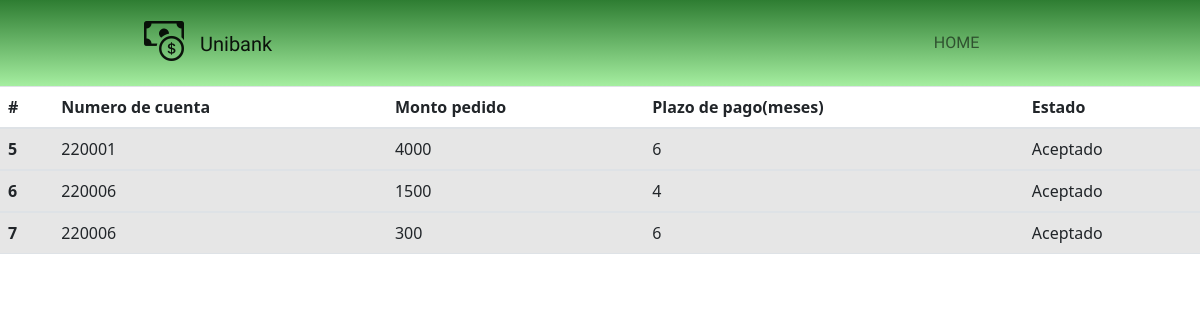
Page /estatusPedido/estatusPedido.php on the earlier database version.
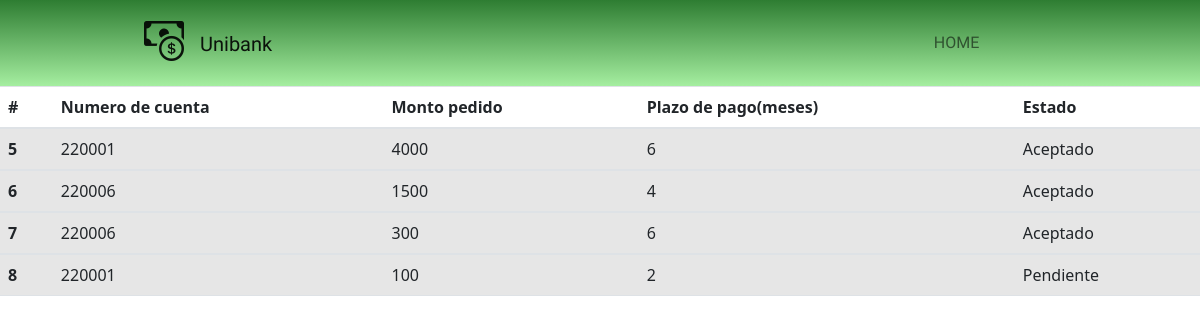
Same page on the later database version.
### tables this page shows
CREATE TABLE `prestamos` (
  `id` int NOT NULL AUTO_INCREMENT,
  `NoCli` int NOT NULL,
  `dinero` int NOT NULL,
  `meses` int NOT NULL,
  `status` varchar(50) NOT NULL,
  PRIMARY KEY (`id`)
);

### estatusPedido/estatusPedido.php (the view, shortened to what this page needs)
<?php
require '../vistas/headerEjecutivo.php';
$conexion=mysqli_connect('localhost','root','','unibank');
?>
<!DOCTYPE html>
 <html>
 <head>
<link href="https://cdn.jsdelivr.net/npm/bootstrap@5.2.1/dist/css/bootstrap.min.css" rel="stylesheet">
 </head>
<body>
  <table class="table table-striped table-hover">
  <thead>
    <tr>
      <th scope="col">#</th>
      <th scope="col">Numero de cuenta</th>
      <th scope="col">Monto pedido</th>
      <th scope="col">Plazo de pago(meses)</th>
      <th scope="col">Estado</th>
    </tr>
  </thead>
  <?php
  $sql="SELECT * FROM prestamos";
  $result=mysqli_query($conexion,$sql);
  while($mostrar=mysqli_fetch_array($result)){
  ?>
  <tbody>
    <tr>
      <th scope="row"><?php echo $mostrar['id'] ?></th>
      <td><?php echo $mostrar['NoCli'] ?></td>
      <td><?php echo $mostrar['dinero'] ?></td>
      <td><?php echo $mostrar['meses'] ?></td>
      <td><?php echo $mostrar['status'] ?></td>
    </tr>
  <?php
  }
  ?>
  </table>
</body>

### vistas/headerEjecutivo.php (shortened to what this page needs)
<!DOCTYPE html>
<html lang="en">
<head>
  <link rel="stylesheet" href="https://stackpath.bootstrapcdn.com/bootstrap/4.3.1/css/bootstrap.min.css"
 />
  <link rel="stylesheet" href="https://use.fontawesome.com/releases/v5.7.2/css/all.css"
>
  <link rel="stylesheet" href="https://cdn.jsdelivr.net/npm/bootstrap-icons@1.9.1/font/bootstrap-icons.css">
  <link rel="stylesheet" href="../Style.css" />
  <link rel="stylesheet" href="../mobile-style.css">
  <link rel="stylesheet" href="../assets/bootstrap/Btrap5/css/bootstrap.min.css">
  <link rel="stylesheet" href="https://cdn.jsdelivr.net/npm/bootstrap@4.0.0/dist/css/bootstrap.min.css">
  <link rel="stylesheet" href="../css/estilosLogReg.css">
  <link rel="stylesheet" href="../assets/bootstrap/Btrap5/css/features.css">
</head>
<body>
  <header>
    <div class="container-fluid p-0">
      <nav class="navbar navbar-expand-lg">
        <a class="navbar-brand" href="../index.php">
          <i class="bi bi-cash-coin fa-2x mx-3"></i>Unibank
        </a>
        <div class="collapse navbar-collapse" id="navbarNav">
          <ul class="navbar-nav">
            <li class="nav-item active">
              <a class="nav-link" href="../ejecutivo.php">HOME
              </a>
            </li>
            <li class="nav-item" >
             <a class="nav-link" href="./funciones/cerrarSesion.php">
              </a>
              </li>
          </ul>
        </div>
      </nav>
    </div>
  </header>

### Style.css (style rules this page uses)
* { box-sizing: border-box; }
header, section { overflow-x: hidden; }
:root { --Sniglet-font: "Sniglet", cursive; --Rubik: "Rubik", cursive; --Patua: "Patua One", cursive; --Lobster: "lobster", cursive; --light-black: #2e2c2caf; --bggradient: linear-gradient(to bottom, #2e7d32, #a5eea0); --light-gray: rgba(255, 255, 255, 0.877); }
header a { font-family: var(--Sniglet-font); font-size: 0.9em; color: whitesmoke; }
header .nav-item:last-child { padding-right: 10.5em; }
header .nav-item { padding: 0.9em; }
header .navbar-brand { padding-left: 8rem; }
header { background: #ff512f; background: var(--bggradient); }
body { background:#F2F2F2; font-size: 16px; font-family:"Roboto", Arial, sans-serif, helvetica; }

### css/estilosLogReg.css (style rules this page uses)
* { margin: 0; padding: 0; -webkit-box-sizing: border-box; -moz-box-sizing: border-box; box-sizing: border-box; }
body { font-size: 16px; font-family: 'Raleway', sans-serif; background: #1b2e35; color:#fff; }
a { text-decoration: none; color:#B8711B; }

Differences in the rows shown:
added prestamos: id "8", NoCli "220001", dinero "100", meses "2", status "Pendiente"
